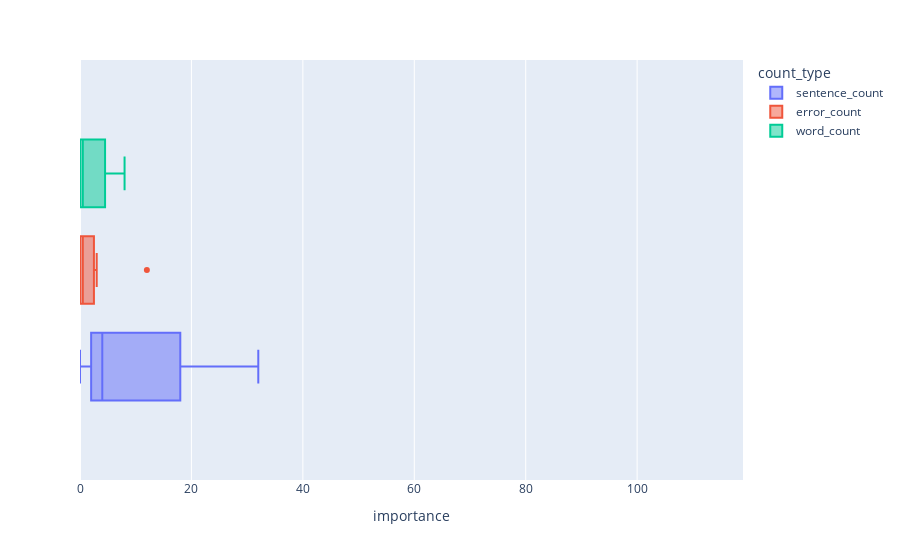

The notebook cell this image was saved under:
### Code cell
px.box(
    df[df.operation_type == "greater_than"],
    x="importance",
    color="count_type",
    range_x=(df.importance.min(), df.importance.max()),
)

### Figure 1 — Plotly figure (JSON) as saved in the notebook; plotly's stock layout.template omitted (floating-point values rounded to 4 significant figures)
{"data": [{"alignmentgroup": "True", "hovertemplate": "count_type=sentence_count<br>importance=%{x}<extra></extra>", "legendgroup": "sentence_count", "marker": {"color": "#636efa"}, "name": "sentence_count", "notched": false, "offsetgroup": "sentence_count", "orientation": "h", "showlegend": true, "type": "box", "x": [32, 4, 4, 0], "x0": " ", "xaxis": "x", "y0": " ", "yaxis": "y"}, {"alignmentgroup": "True", "hovertemplate": "count_type=error_count<br>importance=%{x}<extra></extra>", "legendgroup": "error_count", "marker": {"color": "#EF553B"}, "name": "error_count", "notched": false, "offsetgroup": "error_count", "orientation": "h", "showlegend": true, "type": "box", "x": [12, 3, 2, 1, 0, 0, 0, 0], "x0": " ", "xaxis": "x", "y0": " ", "yaxis": "y"}, {"alignmentgroup": "True", "hovertemplate": "count_type=word_count<br>importance=%{x}<extra></extra>", "legendgroup": "word_count", "marker": {"color": "#00cc96"}, "name": "word_count", "notched": false, "offsetgroup": "word_count", "orientation": "h", "showlegend": true, "type": "box", "x": [8, 1, 0, 0], "x0": " ", "xaxis": "x", "y0": " ", "yaxis": "y"}], "layout": {"boxmode": "group", "legend": {"title": {"text": "count_type"}, "tracegroupgap": 0}, "margin": {"t": 60}, "xaxis": {"anchor": "y", "domain": [0, 1], "range": [0, 119], "title": {"text": "importance"}}, "yaxis": {"anchor": "x", "domain": [0, 1]}}}
